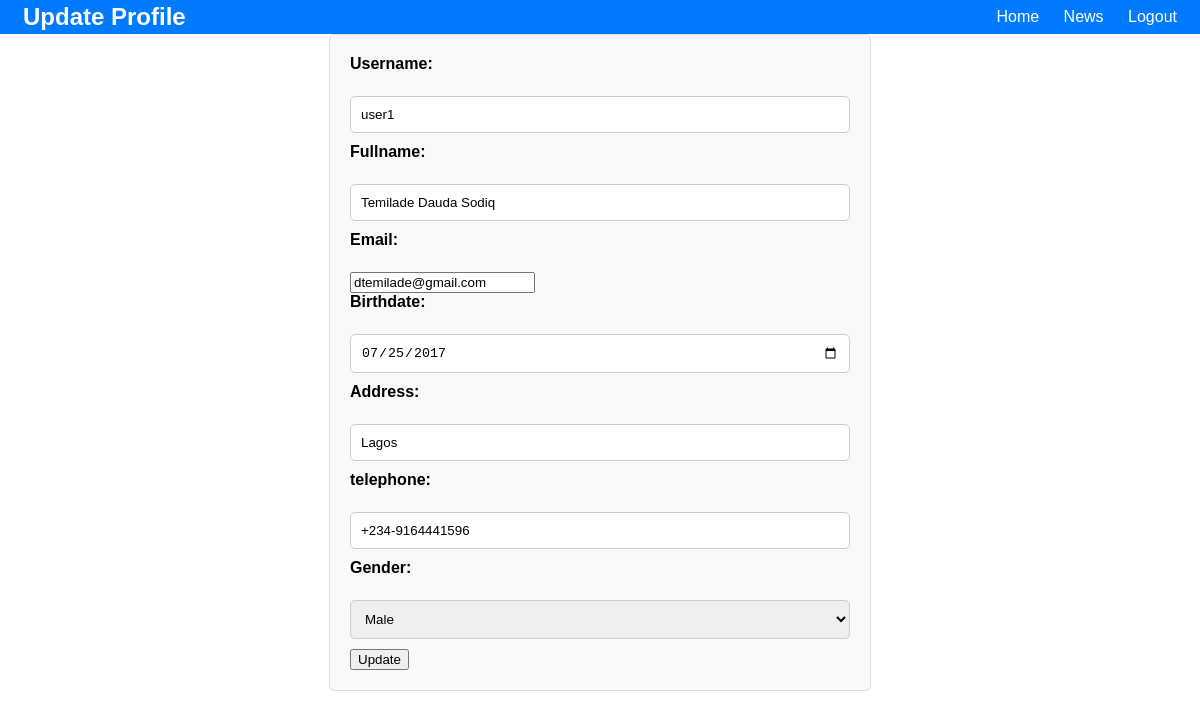
/update_user/1, run on the app's committed database.
### app.py (models this page shows)
class User(UserMixin, db.Model):
    id = db.Column(db.Integer, primary_key=True)
    username = db.Column(db.String(80), unique=True, nullable=False)
    password = db.Column(db.String(120), nullable=False)
    fullname = db.Column(db.String(100), nullable=False)
    email = db.Column(db.String(120), unique=True, nullable=False)
    birthdate = db.Column(db.Date, nullable=True)
    address = db.Column(db.String(200), nullable=True)
    telephone = db.Column(db.String(20), nullable=False)
    gender = db.Column(db.String(10), nullable=True)

### app.py (the view, shortened to what this page needs)
@app.route('/update_user/<int:user_id>', methods=['GET', 'POST'])
def update_user(user_id):
    user = User.query.get(user_id)
    return render_template('update_user.html', user=user)

### app.py (called while the page is built)
@app.before_request
def update_session():
    session.permanent = True
    app.permanent_session_lifetime = timedelta(minutes=5)
    session['last_activity'] = datetime.now()

### templates/update_user.html (shortened to what this page needs)
<!DOCTYPE html>
<html lang="en">
<head>
    <link rel="stylesheet" href="{{ url_for('static', filename='styles.css') }}">
</head>
<body>
    <header>
        <nav>
            <div class="container">
                <div class="logo">Update Profile</div>
                <ul class="nav-links">
                    <li><a href="/">Home</a></li>
                    <li><a href="/news">News</a></li>
                    <li><a href="/logout">Logout</a></li>
                </ul>
            </div>
        </nav>
    </header>
    <form action="" method="post">
        <label for="username">Username:</label><br>
        <input type="text" id="username" name="username" value="{{ user.username }}"><br>
        <label for="fullname">Fullname:</label><br>
        <input type="text" id="fullname" name="fullname" value="{{ user.fullname }}"><br>
        <label for="email">Email:</label><br>
        <input type="email" id="email" name="email" value="{{ user.email }}"><br>
        <label for="birthdate">Birthdate:</label><br>
        <input type="date" id="birthdate" name="birthdate" value="{{ user.birthdate }}"><br>
        <label for="address">Address:</label><br>
        <input type="text" id="address" name="address" value="{{ user.address }}"><br>
        <label for="telephone">telephone:</label><br>
        <input type="tel" id="telephone" name="telephone" pattern="\+[0-9]{3}-[0-9]{10}" placeholder="+234-8099999999" value="{{ user.telephone }}"><br>
        <label for="gender">Gender:</label><br>
        <select id="gender" name="gender">
            <option value="male" {% if user.gender == 'male' %} selected {% endif %}>Male</option>
        </select><br>
        <button type="submit">Update</button>
    </form>
</body>
</html>

### static/styles.css (style rules this page uses)
body { margin: 0; padding: 0; font-family: Arial, sans-serif; }
.container { max-width: 1200px; display: flex; justify-content: space-between; align-items: center; position: center; margin: 0 auto; padding: 0 20px; }
header { background-color: #007bff; padding: 3px; color: #fff; text-align: center; top: 0; left: 0; right: 0; }
.logo { font-size: 24px; font-weight: bold; }
.nav-links { list-style: none; padding: 0; margin: 0; }
.nav-links li { display: inline-block; margin-left: 20px; }
.nav-links li a { color: #fff; text-decoration: none; transition: color 0.3s ease; }
form { max-width: 500px; margin: 0 auto; padding: 20px; border: 1px solid #ddd; border-radius: 5px; background-color: #f9f9f9; }
form label { display: block; margin-bottom: 5px; font-weight: bold; }
form input[type="text"], form input[type="password"], form input[type="date"], form input[type="tel"], form select { width: 100%; padding: 10px; margin-bottom: 10px; border: 1px solid #ccc; border-radius: 5px; box-sizing: border-box; }

### data on the page
User: username "user1", fullname "Temilade Dauda Sodiq", email "dtemilade@gmail.com", birthdate "07/25/2017", address "Lagos", telephone "+234-9164441596", gender "Male"
